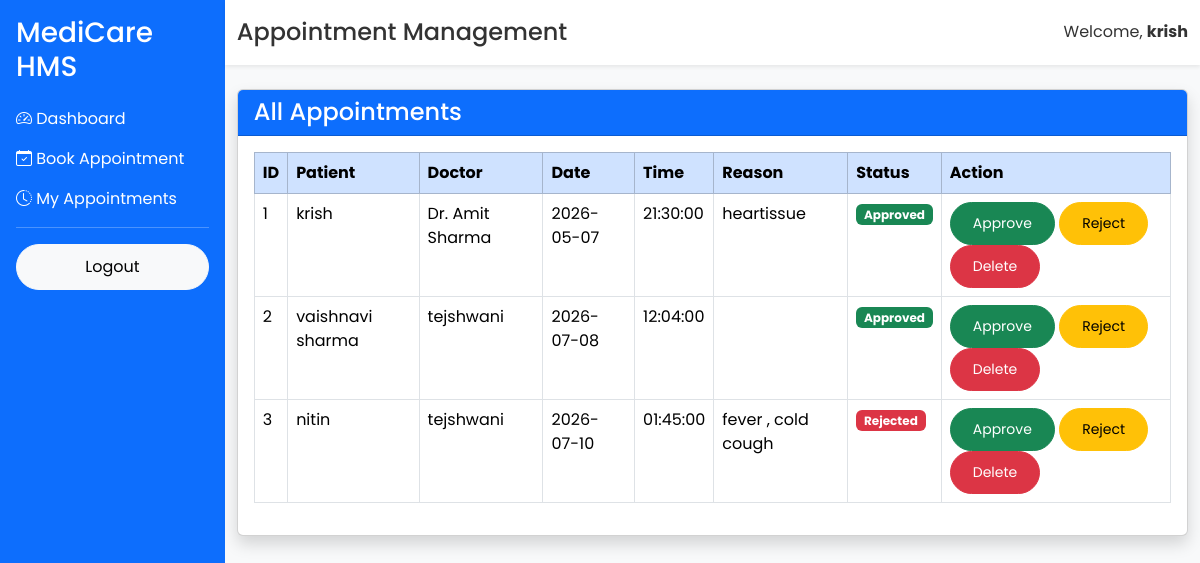
The page /admin/appointments (signed in) on the database its author committed.
### app/models/user.py (models this page shows, shortened)
class User(UserMixin, db.Model):
    __tablename__ = "users"
    id = db.Column(db.Integer, primary_key=True)
    full_name = db.Column(db.String(100), nullable=False)
    email = db.Column(db.String(120), unique=True, nullable=False)
    phone = db.Column(db.String(15), unique=True, nullable=True)
    password = db.Column(db.String(255), nullable=False)
    role = db.Column(db.String(20), default="patient")
    is_active = db.Column(db.Boolean, default=True)
    created_at = db.Column(db.DateTime, server_default=db.func.now())

### app/models/appointment.py (models this page shows)
class Appointment(db.Model):
    __tablename__ = "appointments"
    id = db.Column(db.Integer, primary_key=True)
    patient_id = db.Column(
        db.Integer,
        db.ForeignKey("users.id"),
        nullable=False
    )
    doctor_id = db.Column(
        db.Integer,
        db.ForeignKey("doctors.id"),
        nullable=False
    )
    appointment_date = db.Column(
        db.Date,
        nullable=False
    )
    appointment_time = db.Column(
        db.Time,
        nullable=False
    )
    reason = db.Column(db.Text)
    status = db.Column(
        db.String(20),
        default="Pending"
    )
    created_at = db.Column(
        db.DateTime,
        server_default=db.func.now()
    )
    patient = db.relationship(
        "User",
        foreign_keys=[patient_id]
    )
    doctor = db.relationship(
        "Doctor",
        foreign_keys=[doctor_id]
    )

### app/models/doctor.py (models this page shows, shortened)
class Doctor(db.Model):
    __tablename__ = "doctors"
    id = db.Column(db.Integer, primary_key=True)
    full_name = db.Column(db.String(100), nullable=False)
    specialization = db.Column(db.String(100), nullable=False)
    email = db.Column(db.String(120), unique=True)
    phone = db.Column(db.String(15))
    qualification = db.Column(db.String(100))
    experience = db.Column(db.Integer)
    consultation_fee = db.Column(db.Float)
    created_at = db.Column(
        db.DateTime,
        server_default=db.func.now()
    )

### app/routes/admin.py (the view)
@admin.route("/admin/appointments")
@login_required
def appointment_list():
    appointments = Appointment.query.all()
    return render_template(
        "admin/appointments.html",
        appointments=appointments
    )

### app/templates/admin/appointments.html (shortened to what this page needs)
{% extends "layout/dashboard_base.html" %}
{% block page_title %}
Appointment Management
{% endblock %}
{% block content %}
<div class="card shadow">
    <div class="card-header bg-primary text-white">
        <h4 class="mb-0">
            All Appointments
        </h4>
    </div>
    <div class="card-body">
        <table class="table table-bordered table-hover">
            <thead class="table-primary">
                <tr>
                    <th>ID</th>
                    <th>Patient</th>
                    <th>Doctor</th>
                    <th>Date</th>
                    <th>Time</th>
                    <th>Reason</th>
                    <th>Status</th>
                    <th>Action</th>
                </tr>
            </thead>
            <tbody>
            {% for appointment in appointments %}
                <tr>
                    <td>{{ appointment.id }}</td>
                    <td>{{ appointment.patient.full_name }}</td>
                    <td>{{ appointment.doctor.full_name }}</td>
                    <td>{{ appointment.appointment_date }}</td>
                    <td>{{ appointment.appointment_time }}</td>
                    <td>{{ appointment.reason }}</td>
                    <td>
                        {% if appointment.status == "Pending" %}
                            <span class="badge bg-warning text-dark">
                                Pending
                            </span>
                        {% elif appointment.status == "Approved" %}
                            <span class="badge bg-success">
                                Approved
                            </span>
                        {% else %}
                            <span class="badge bg-danger">
                                Rejected
                            </span>
                        {% endif %}
                    </td>
                    <td>
                        <a href="/admin/appointments/approve/{{ appointment.id }}"
                           class="btn btn-success btn-sm">
                            Approve
                        </a>
                        <a href="/admin/appointments/reject/{{ appointment.id }}"
                           class="btn btn-warning btn-sm">
                            Reject
                        </a>
                        <a href="/admin/appointments/delete/{{ appointment.id }}"
                           class="btn btn-danger btn-sm"
                           onclick="return confirm('Delete this appointment?')">
                            Delete
                        </a>
                    </td>
                </tr>
            {% else %}
                <tr>
                    <td colspan="8" class="text-center">
                        No Appointments Found
                    </td>
                </tr>
            {% endfor %}
            </tbody>
        </table>
    </div>
</div>
{% endblock %}

### app/templates/layout/dashboard_base.html (shortened to what this page needs)
<!DOCTYPE html>
<html lang="en">
<head>
<link href="https://cdn.jsdelivr.net/npm/bootstrap@5.3.3/dist/css/bootstrap.min.css" rel="stylesheet">
<link href="https://cdn.jsdelivr.net/npm/bootstrap-icons@1.11.3/font/bootstrap-icons.min.css" rel="stylesheet">
<link rel="stylesheet"
href="{{ url_for('static', filename='css/style.css') }}">
</head>
<body class="bg-light">
<div class="d-flex">
    <div class="bg-primary text-white p-3 vh-100" style="width:260px;">
        <h3 class="mb-4">
            MediCare HMS
        </h3>
       {% if current_user.role == "admin" %}
<a href="{{ url_for('admin.admin_dashboard') }}" class="d-block text-white text-decoration-none mb-3">
    <i class="bi bi-speedometer2"></i> Dashboard
</a>
<a href="{{ url_for('doctor.doctor_list') }}" class="d-block text-white text-decoration-none mb-3">
    <i class="bi bi-person-vcard"></i> Doctors
</a>
<a href="/admin/departments" class="d-block text-white text-decoration-none mb-3">
    <i class="bi bi-building"></i> Departments
</a>
<a href="/admin/appointments" class="d-block text-white text-decoration-none mb-3">
    <i class="bi bi-calendar-check"></i> Appointments
</a>
<a href="/admin/patients" class="d-block text-white text-decoration-none mb-3">
    <i class="bi bi-people"></i> Patients
</a>
<a href="/admin/billing" class="d-block text-white text-decoration-none mb-3">
    <i class="bi bi-receipt"></i> Billing
</a>
<a href="/admin/rooms" class="d-block text-white text-decoration-none mb-3">
    <i class="bi bi-door-open"></i> Rooms
</a>
<a href="/admin/beds" class="d-block text-white text-decoration-none mb-3">
    <i class="bi bi-grid-3x3-gap"></i> Beds
</a>
<a href="/admin/operation-theatres" class="d-block text-white text-decoration-none mb-3">
    <i class="bi bi-hospital"></i> Operation Theatre
</a>
<a href="/admin/reports" class="d-block text-white text-decoration-none mb-3">
    <i class="bi bi-bar-chart"></i> Reports
</a>
<a href="/admin/admissions" class="d-block text-white text-decoration-none mb-3">
    <i class="bi bi-hospital-fill"></i> Admissions
</a>
{% elif current_user.role == "patient" %}
<a href="/patient/dashboard" class="d-block text-white text-decoration-none mb-3">
    <i class="bi bi-speedometer2"></i> Dashboard
</a>
<a href="/appointments/book" class="d-block text-white text-decoration-none mb-3">
    <i class="bi bi-calendar-check"></i> Book Appointment
</a>
<a href="/appointments/my" class="d-block text-white text-decoration-none mb-3">
    <i class="bi bi-clock-history"></i> My Appointments
</a>
{% endif %}
        <hr>
        <a href="/logout" class="btn btn-light w-100">
            Logout
        </a>
    </div>
    <div class="flex-grow-1">
        <nav class="navbar navbar-light bg-white shadow-sm">
            <div class="container-fluid">
                <h4 class="mb-0">
                    {% block page_title %}{% endblock %}
                </h4>
                <span>
                    Welcome,
                    <strong>{{ current_user.full_name }}</strong>
                </span>
            </div>
        </nav>
        <div class="container-fluid mt-4">
            {% block content %}
            {% endblock %}
        </div>
    </div>
</div>
</body>
</html>

### app/static/css/style.css (style rules this page uses)
* { margin:0; padding:0; box-sizing:border-box; font-family:'Poppins',sans-serif; }
body { background:#f5f8fc; color:#333; }
.navbar { transition:.4s; padding:18px 0; }
.btn { border-radius:50px; padding:10px 22px; }

### rows shown on the page
User: full_name "krish"
Appointment: id "1", patient.full_name "krish", doctor.full_name "Dr. Amit Sharma", appointment_date "2026-05-07", appointment_time "21:30:00", reason "heartissue", status "Approved"
Appointment: id "2", patient.full_name "vaishnavi sharma", doctor.full_name "tejshwani", appointment_date "2026-07-08", appointment_time "12:04:00", status "Approved"
Appointment: id "3", patient.full_name "nitin", doctor.full_name "tejshwani", appointment_date "2026-07-10", appointment_time "01:45:00", reason "fever , cold cough", status "Rejected"
